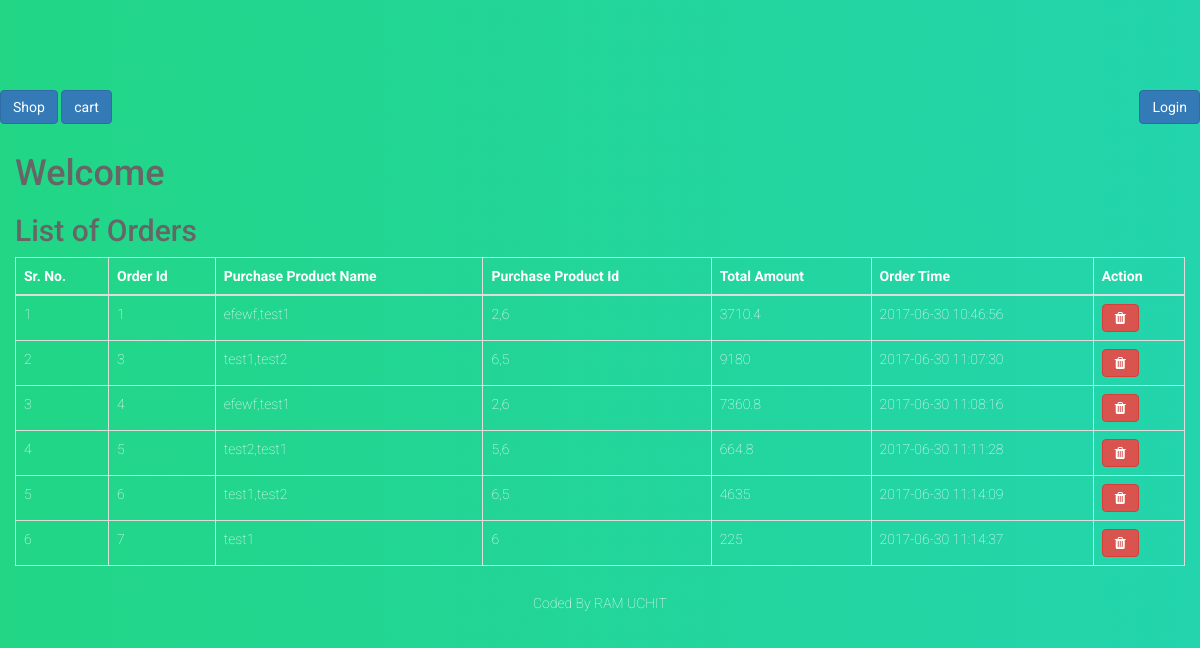
The app's page /index.php/shop/orderDetails with its own data.
### tables this page shows
CREATE TABLE IF NOT EXISTS `order` (
  `id` int(15) NOT NULL,
  `ordered_p_id` text NOT NULL,
  `ordered_p_name` text NOT NULL,
  `total_amt` varchar(255) NOT NULL,
  `orderd_user_id` int(15) NOT NULL,
  `ordered_time` timestamp NOT NULL DEFAULT CURRENT_TIMESTAMP ON UPDATE CURRENT_TIMESTAMP
);

### application/controllers/Shop.php (called while the page is built, shortened)
<?php
class Shop extends CI_Controller {
	public function __construct(){
		$this->load->model('Shop_model','shop');
	}
             foreach($products as $val){ ?>
             <?php $i++; }
  public function orderDetails (){
  	$data['orders']=$this->shop->get_content('order');
  	$this->load->view("orderDetails", $data);
  }
}

### index.php (called while the page is built, shortened)
<?php
require_once BASEPATH.'core/CodeIgniter.php';

### application/models/Shop_model.php (called while the page is built, shortened)
<?php
class Shop_model extends CI_Model {
	public function get_content($table){
		$query=$this->db->select("*")
						->from($table);
		return $query->get()->result();
	}
}
?>

### application/views/orderDetails.php (the view, shortened to what this page needs)
<div class="container">
   <div class="row">
     <h1>Welcome <?php echo $this->session->userdata('username');?></h1>
      <h2>List of Orders</h2>
      <table class="table table-bordered product_table">
    <thead>
      <tr>
        <th>Sr. No.</th>
        <th>Order Id</th>
        <th>Purchase Product Name</th>
        <th>Purchase Product Id</th>
        <th>Total Amount</th>
        <th>Order Time</th>
        <th>Action</th>
      </tr>
    </thead>
    	<tbody>
      <?php $i=1;
           if(isset($orders)){
              foreach($orders as $val){ ?>
			      <tr id="ordrd_<?=$val->id?>">
			        <td><?=$i?></td>
			        <td><?=$val->id?></td>
			        <td><?=$val->ordered_p_name?></td>
			        <td><?=$val->ordered_p_id?></td>
			        <td><?=$val->total_amt?></td>
              <td><?=$val->ordered_time?></td>
			        <td><a href="javascript:void(0)" onclick="remove_product(<?=$val->id?>,'order')"><i class="fa fa-trash btn btn-danger"></i></a>
              </td>
			      </tr>
             <?php $i++; }
           }
      ?>
    </tbody>
  </table>
   </div>
   </div>

### assets/css/style.css (style rules this page uses)
body { padding-top: 90px; background:#F7F7F7; color:#666666; font-family: 'Roboto', sans-serif; font-weight:100; }
body { width: 100%; background: -webkit-linear-gradient(left, #22d686, #24d3d3, #22d686, #24d3d3); background: linear-gradient(to right, #22d686, #24d3d3, #22d686, #24d3d3); background-size: 600% 100%; -webkit-animation: HeroBG 20s ease infinite; animation: HeroBG 20s ease infinite; }
.product_table { color: #fff; }

### records on screen
order: id "1", ordered_p_name "efewf,test1", ordered_p "2,6", total_amt "3710.4", ordered_time "2017-06-30 10:46:56"
order: id "3", ordered_p_name "test1,test2", ordered_p "6,5", total_amt "9180", ordered_time "2017-06-30 11:07:30"
order: id "4", ordered_p_name "efewf,test1", ordered_p "2,6", total_amt "7360.8", ordered_time "2017-06-30 11:08:16"
order: id "5", ordered_p_name "test2,test1", ordered_p "5,6", total_amt "664.8", ordered_time "2017-06-30 11:11:28"
order: id "6", ordered_p_name "test1,test2", ordered_p "6,5", total_amt "4635", ordered_time "2017-06-30 11:14:09"
order: id "7", ordered_p_name "test1", ordered_p "6", total_amt "225", ordered_time "2017-06-30 11:14:37"
